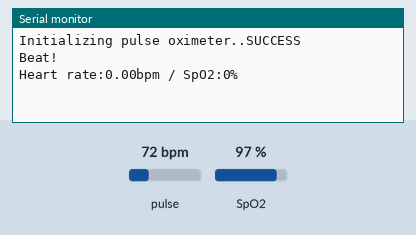
Simulated run of this sketch. Board: Arduino Uno, built with avr-gcc and run on an emulated ATmega328P. Parts: the last lines printed to the serial monitor. The inputs (shaded band) are chosen by the test bench; at power-on: pulse 72 bpm, SpO2 97 %.

Above: at 1.2 s.
1.3 s: pulse set to 42 bpm
At 2.7 s:
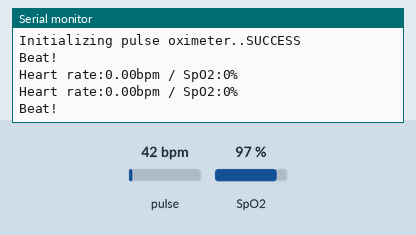
2.8 s: SpO2 set to 80 %
At 4.1 s:
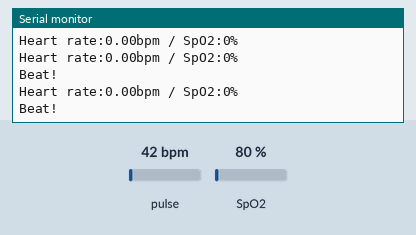
4.3 s: pulse set to 70 bpm
At 4.9 s:
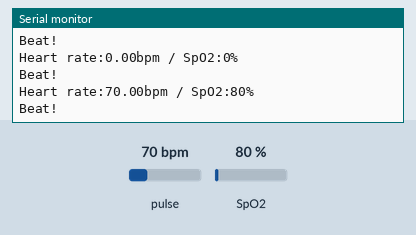

The sketch:

heart_rate_bluetooth.ino
```cpp
#include <Wire.h>
#include "MAX30100_PulseOximeter.h"

#define REPORTING_PERIOD_MS     1000
///blue
#include <SoftwareSerial.h>       //import Software Serial library
SoftwareSerial myStream(5, 6);  //pins for Rx and Tx respectively
String command = "";              //read and store user's choice
boolean is_written = false;       //to control printing of data
String choice;                    //store sensor data in string
int sensorValue;
PulseOximeter pox;

uint32_t tsLastReport = 0;

void onBeatDetected()
{
    Serial.println("Beat!");

}

void setup()
{
    Serial.begin(115200);

    Serial.print("Initializing pulse oximeter..");

    if (!pox.begin()) {
        Serial.println("FAILED");
        for(;;);
    } else {
        Serial.println("SUCCESS");
    }

    myStream.begin(9600);
    pox.setOnBeatDetectedCallback(onBeatDetected);
}
 int i=0;
void loop()
{
    pox.update();

    if (millis() - tsLastReport > REPORTING_PERIOD_MS) {
        Serial.print("Heart rate:");
        int  heart_rate=pox.getHeartRate();
        Serial.print(pox.getHeartRate());
        delay(100);

      myStream.print(" ");

        myStream.print(heart_rate);
        //myStream.print("\n");
        Serial.print("bpm / SpO2:");
        Serial.print(pox.getSpO2());
        Serial.println("%");

        tsLastReport = millis();
    }
}
```

Measured:
- after the input at 4.3 s, the serial monitor: prints a new line at once (image 3)
